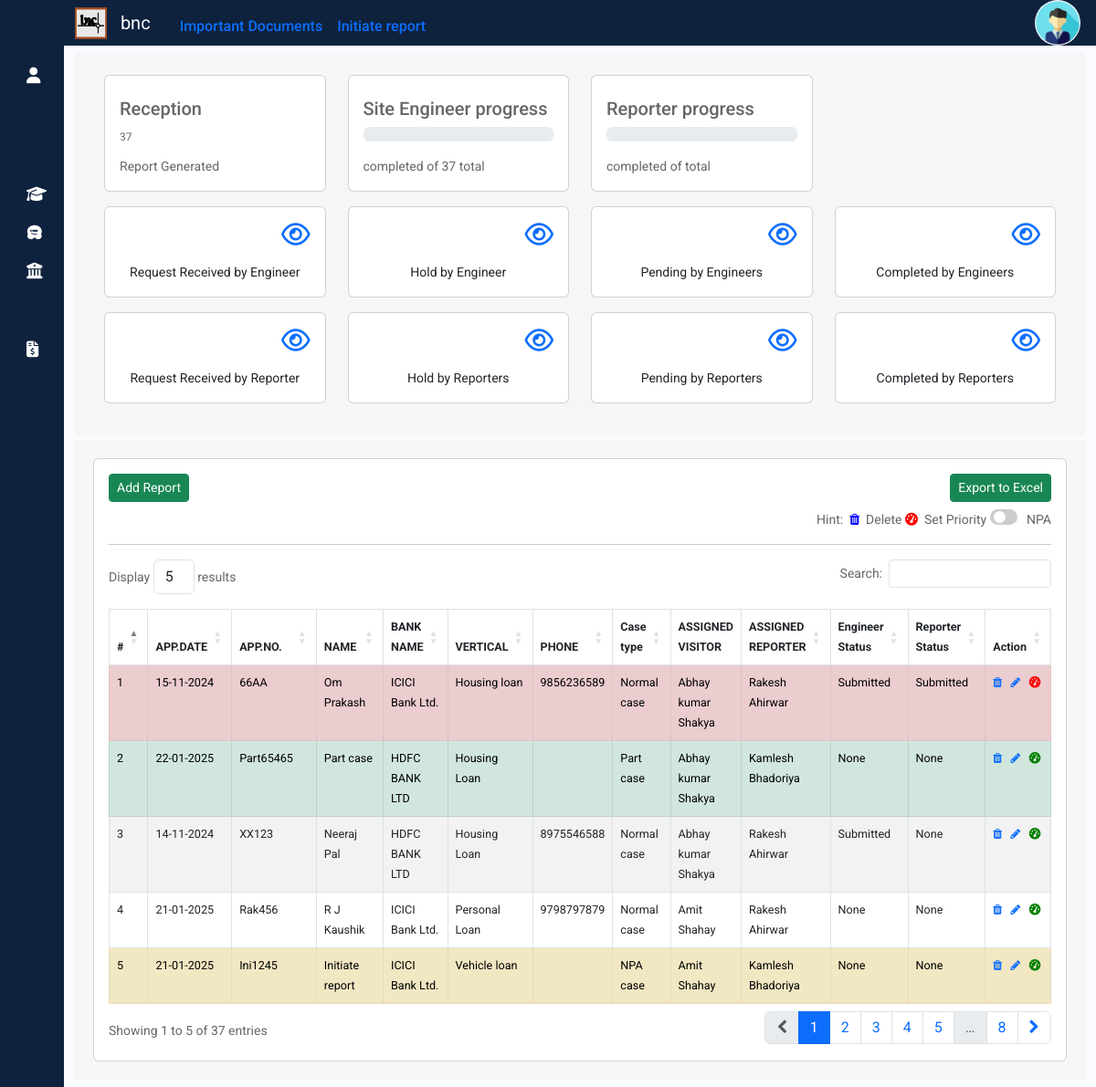
The page /reception/receptionhome/ (signed in) on the database as committed earlier.
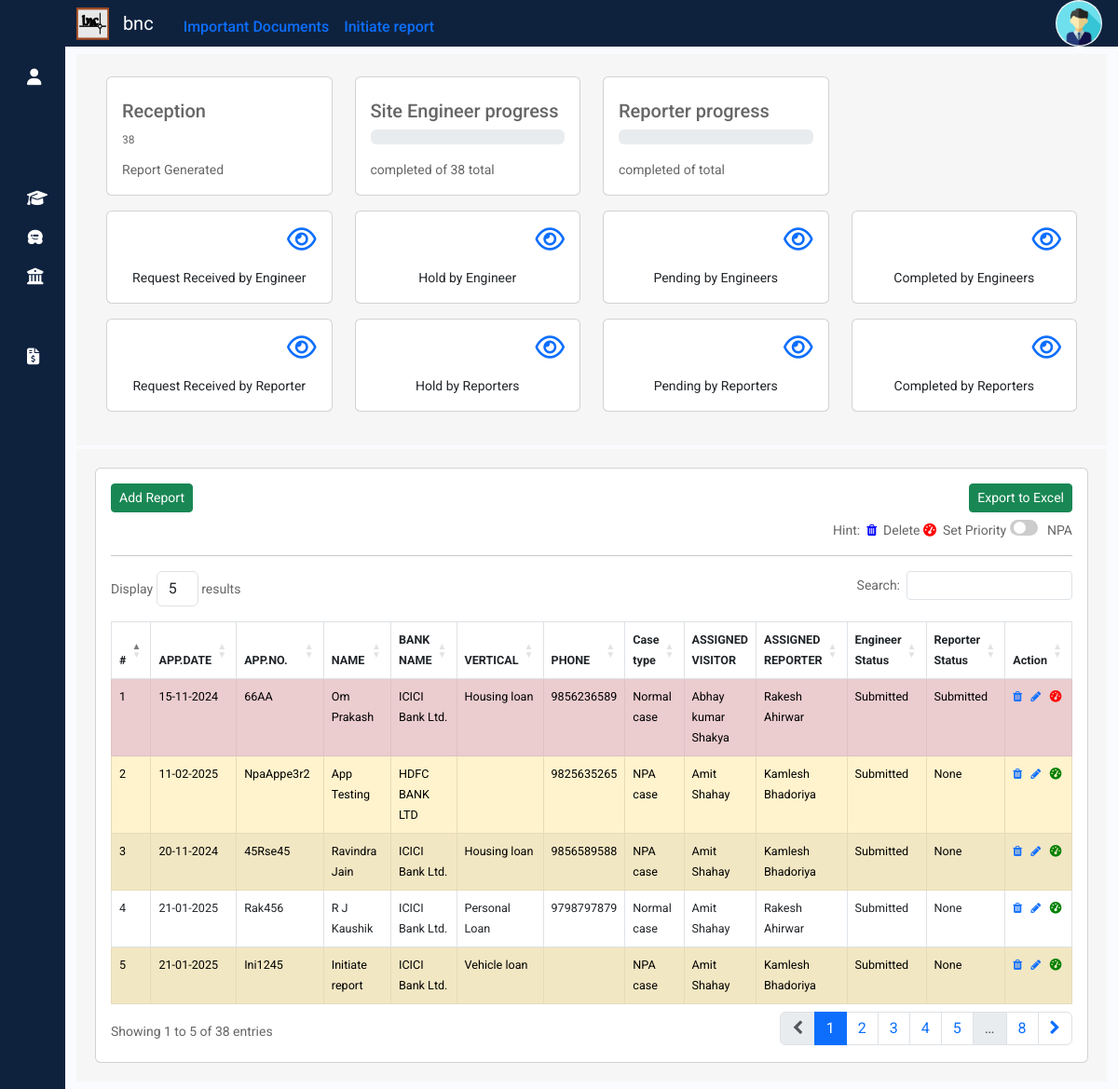
The same page on the database as committed later.
### reception/models.py (models this page shows, shortened)
class ReceptionReport(models.Model):
    applicationdate = models.DateTimeField(null=True)
    applicationnumber = models.CharField(max_length=20,null=True)
    name = models.CharField(max_length=30,null=True)
    bankname = models.CharField(max_length=50,null=True)
    bankid = models.IntegerField(null=True)
    bankvertical = models.CharField(max_length=50,null=True)
    add1 = models.CharField(max_length=100, null=True, default="Gwalior")
    add2 = models.CharField(max_length=100, null=True)
    city = models.CharField(max_length=30, null=True)
    region = models.CharField(max_length=30,null=True)
    zip = models.CharField(max_length=6,null=True)
    country = models.CharField(max_length=20,null=True)
    phonenumber = models.CharField(max_length=10,null=True)
    visitingperson = models.IntegerField(null=True)
    reportperson = models.IntegerField(null=True)
    visitingpersonname = models.CharField(max_length=50,null=True)
    reportpersonname = models.CharField(max_length=50,null=True)
    engineer = models.CharField(max_length=10, null=True)
    reporter = models.CharField(max_length=10, null=True)
    priority = models.BooleanField(default=False)
    npa = models.BooleanField(default=False)
    partcase = models.BooleanField(default=False)
    engineerholdcause = models.TextField(blank=True, null=True)
    reporterholdcause = models.TextField(null=True, blank=True)
    engid=models.IntegerField(null=True, blank=True)
    repid=models.IntegerField(null=True, blank=True)
    archieved = models.BooleanField(default=False)
    datecreated = models.DateTimeField(auto_now_add=True)
    updated_at = models.DateTimeField(auto_now=True)

### reception/views.py (the view)
# urls.py: path('receptionhome/',views.receptionhome,name='receptionhome'),
@login_required(login_url='login')
def receptionhome(request):
    allreports = ReceptionReport.objects.all()
    banks= Banks.objects.all().values('id','name','branch','city')
    context = {
        'api_base_url': settings.API_BASE_URL,
    }
    recpreport=ReceptionReport.objects.all().order_by('-priority','-updated_at')
    totrep=ReceptionReport.objects.all().count()
    user_details = UserDetails.objects.filter(user_email=request.user.email).first()
    if not user_details:
        return HttpResponse('User data does not exist')
    if user_details.role == 'Admin' or user_details.role == 'Reception':
        impdocs= Impdoc.objects.all()
        return render(request,"reception/receptionhome.html",{'recpreports':recpreport,'totrep':totrep,'context':context,'allreports':allreports,'impdocs':impdocs,'banks':banks})
    elif user_details.role == 'Engineer':
        return redirect('/engineer/engineerhome/')
    elif user_details.role == 'Reporter':
        return redirect('/reporter/reporterhome/')

### templates/reception/receptionhome.html (shortened to what the changed rows need)
{% extends "sidebar.html" %}
{% load static %}
{% block content %}
<div class="container-fluid my-2" >
  <div class="container my-1" style="display: block; background: #f6f6f6; padding: 20px 20px 20px;">
  <div class="container my-1">
    <div class="row my-1">
         <div class="col-md-3">
          <div class="card p-3 mb-2 " >
              <div class="mt-2">
                  <div class="mt-2">
                      <div class="progress" style="background-color: white;">
                        <span class="text-center" id="totrecrep" class="circle">{{totrep}}</span>
                      </div>
                  </div>
              </div>
          </div>
      </div>
          <div class="col-md-3">
            <div class="card p-3 mb-2 ">
                <div class="mt-2">
                    <div class="mt-2">
                        <div class="mt-3">  <span class="text2">completed of {{totrep}} total</span>
                        </div>
                    </div>
                </div>
            </div>
        </div>
  </div>
  </div>
  </div>
  <div class="container" style="display:block; background-color:#f6f6f6; padding:20px 20px 20px;">
    <div class="row">
      <div class="col-md-12">
        <div class="card">
          <div class="card-body">
            <a class="btn btn-success btn-sm float-end" href="/api/receptiongenreportexport">Export to Excel</a>
            <a class="btn btn-success btn-sm" href="/reception/reception">Add Report</a>
            <div class="d-flex justify-content-end my-2">
              Hint: &nbsp;
              <i class="fa fa-trash" aria-hidden="true" style="align-self: center;color: blue;"></i>&nbsp;&nbsp;Delete&nbsp;
              <i class="fa-solid fa-gauge-high"style="align-self: center; color:red" ></i> &nbsp;&nbsp;Set Priority&nbsp;
              <label class="switch">
                <span class="slider round"></span>  </label>  &nbsp;&nbsp; NPA
              </div>
            <hr>
            <table id="receptiontable" class="table table-hover table-striped table-bordered" style="font-size: 90%;">
              <thead>
                <tr>
                  <th scope="col">#</th>
                  <th scope="col">APP.DATE</th>
                  <th scope="col">APP.NO.</th>
                  <th scope="col">NAME</th>
                  <th scope="col">BANK NAME</th>
                  <th scope="col">VERTICAL</th>
                  <th scope="col">PHONE</th>
                  <th scope="col">Case type</th>
                  <th scope="col">ASSIGNED VISITOR</th>
                  <th scope="col">ASSIGNED REPORTER</th>
                  <th scope="col">Engineer Status</th>
                  <th scope="col">Reporter Status</th>
                  <th scope="col">Action <br>
                   </th>
                </tr>
              </thead>
              <tbody>
                {% for recrep in recpreports %}
                  <tr id="row-{{recrep.id}}" {% if recrep.priority%}  class="table-danger"{% elif recrep.npa%} class="table-warning" {% elif recrep.partcase%} class="table-success" {%else%} class=""{% endif %}>
                  <td scope="row">{{forloop.counter}}</td>
                  <td >{{recrep.applicationdate|date:"d-m-Y"}}</td>
                  <td >{{recrep.applicationnumber}}</td>
                  <td >{{recrep.name}}</td>
                  <td >{{recrep.bankname}}</td>
                  <td >{{recrep.bankvertical}}</td>
                  <td >{{recrep.phonenumber}}</td>
                  {% if recrep.npa %}
                  <td >NPA case</td>
                  {% elif recrep.partcase %}
                  <td >Part case</td>
                  {% else %}
                  <td>Normal case</td>
                  {% endif %}
                  <td >{{recrep.visitingpersonname}}</td>
                  <td >{{recrep.reportpersonname}}</td>
                  <td >{{recrep.engineer}}</td>
                  <td >{{recrep.reporter}}</td>
                  <td><a class="recdelete" data-url="{% url 'deletereceptionreport' recrep.id %}" href="/reception/deletereceptionreport/{{recrep.id}}" title="Delete">
                    <i class="fa fa-trash" aria-hidden="true"></i></a>&nbsp;&nbsp;
                    <a href="/reception/updatereceptionreport/{{recrep.id}}" class="recedit" title="Edit" id="recedit" >
                      <i class="fa fa-pencil" aria-hidden="true"></i></a>&nbsp;&nbsp;
                    <a class="priorit" data-url="{% url 'recepreportpriority' recrep.id %}" href="#"  {% if recrep.priority%}  style="color: red;" {%else%} style="color: green;"{% endif %} title="Set High Priority">
                      <i class="fa-solid fa-gauge-high" ></i></a>
                  </td>
                  </tr>
                {% endfor %}
              </tbody>
            </table>
          </div>
        </div>
      </div>
    </div>
  </div>
</div>
{% endblock %}

Rows that differ between the two databases and show on the page:
no longer on this page (row unchanged): ReceptionReport: applicationdate "22-01-2025", applicationnumber "Part65465", name "Part case", bankname "HDFC BANK LTD", bankvertical "Housing Loan", npa "Part case", visitingpersonname "Abhay kumar Shakya", reportpersonname "Kamlesh Bhadoriya", engineer "None", reporter "None"
no longer on this page (row unchanged): ReceptionReport: applicationdate "14-11-2024", applicationnumber "XX123", name "Neeraj Pal", bankname "HDFC BANK LTD", bankvertical "Housing Loan", phonenumber "8975546588", npa "Normal case", visitingpersonname "Abhay kumar Shakya", reportpersonname "Rakesh Ahirwar", engineer "Submitted", reporter "None"
added ReceptionReport: applicationdate "11-02-2025", applicationnumber "NpaAppe3r2", name "App Testing", bankname "HDFC BANK LTD", phonenumber "9825635265", npa "NPA case", visitingpersonname "Amit Shahay", reportpersonname "Kamlesh Bhadoriya", engineer "Submitted", reporter "None"
now on this page (row edited): ReceptionReport: applicationdate "20-11-2024", applicationnumber "45Rse45", name "Ravindra Jain", bankname "ICICI Bank Ltd.", bankvertical "Housing loan", phonenumber "9856589588", npa "NPA case", visitingpersonname "Amit Shahay", reportpersonname "Kamlesh Bhadoriya", engineer "Submitted", reporter "None"
changed ReceptionReport "Rak456": engineer "None" → "Submitted"
changed ReceptionReport "Ini1245": engineer "None" → "Submitted"
Other text that changed with them:
{{ totrep }}: "37" → "38"
text written by a page script: "Display results Search: Showing 1 to 5 of 37 entries 1 2 3 4 5 … 8" → "Display results Search: Showing 1 to 5 of 38 entries 1 2 3 4 5 … 8"
